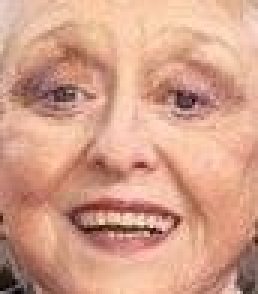
#> input picture NhandienKhuonmat/data/0/1.jpg, 86 x 98 px (shown 3 times larger); its folder holds 4 pictures in this run
$ python main.py
#> lines starting #> are read from the running program, lines starting #| are printed output that depends on the picture
import cv2
import glob
import numpy as np
import pickle
x_train = []
y_train = []

for filename in glob.glob("./data/0/*.jpg"):
    img = cv2.resize(cv2.imread(filename), (150,150))
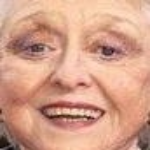
#> img: shape (150, 150, 3); mean B, G, R 137.4, 159.8, 212.1
    x_train.append(img)
    y_train.append(0)
#> pass 2 of the loop `for filename in glob.glob("./data/0/*.jpg"):`:
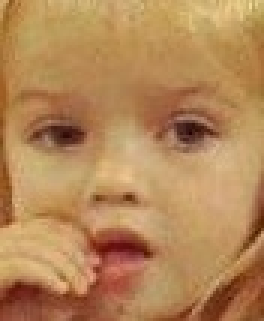
#> input picture NhandienKhuonmat/data/0/11.jpg, 88 x 107 px (shown 3 times larger)
#> `img = cv2.resize(cv2.imread(filename), (150,150))`:
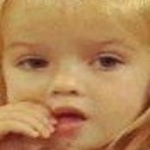
#> img: shape (150, 150, 3); mean B, G, R 86.9, 134.4, 180.3
#> pass 3 of the loop `for filename in glob.glob("./data/0/*.jpg"):`:
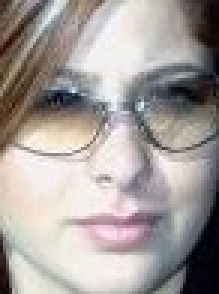
#> input picture NhandienKhuonmat/data/0/13.jpg, 73 x 98 px (shown 3 times larger)
#> `img = cv2.resize(cv2.imread(filename), (150,150))`:
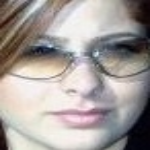
#> img: shape (150, 150, 3); mean B, G, R 155.4, 158.3, 165.1
#> the loop made 4 passes; the first 3 are shown

for filename in glob.glob("./data/1/*.bmp"):
    img = cv2.resize(cv2.imread(filename), (150,150))
    x_train.append(img)
    y_train.append(1)


for filename in glob.glob("./data/2/*.bmp"):
    img = cv2.resize(cv2.imread(filename), (150,150))
    x_train.append(img)
    y_train.append(2)

for filename in glob.glob("./data/3/*.bmp"):
    img = cv2.resize(cv2.imread(filename), (150,150))
    x_train.append(img)
    y_train.append(3)


x_train = np.array(x_train)
y_train = np.array(y_train)
print(x_train.shape)
#| (4, 150, 150, 3)
print(y_train.shape)
#| (4,)
with open("Data_AI1.pickle", "wb") as f:
        pickle.dump((x_train, y_train),f)
